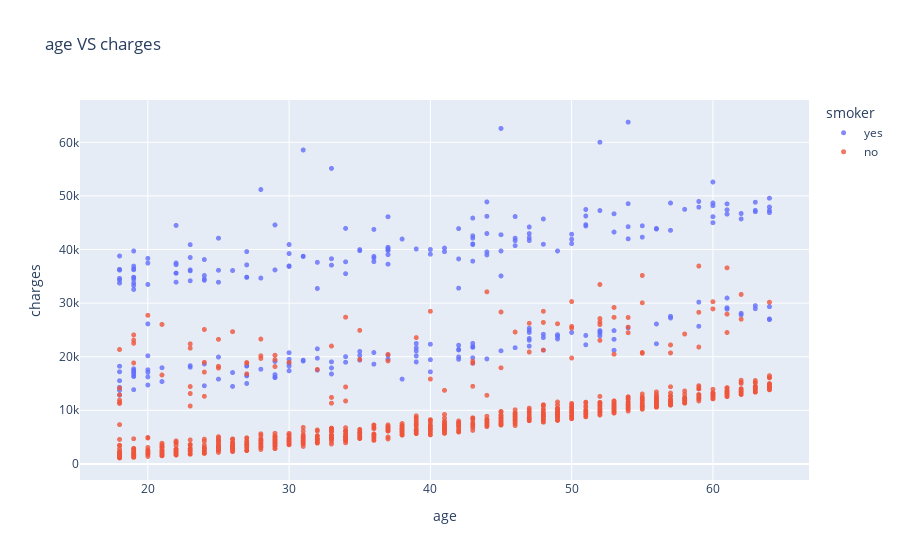

The code cell stored with this chart in its notebook:
### Code cell
fig = px.scatter(df,
                 x='age',
                 y= 'charges',
                 color= 'smoker',
                 opacity =0.8,
                  hover_data = ['sex'],
                 title= 'age VS charges')
fig.update_traces(marker_size=5)
fig.show()

### Figure 1 — Plotly figure (JSON) as saved in the notebook; plotly's stock layout.template omitted (floating-point values rounded to 4 significant figures; data arrays with more than 128 entries replaced by an {"elided": "..."} marker saying what was removed)
{"data": [{"customdata": {"elided": "274x1 str values"}, "hovertemplate": "smoker=yes<br>age=%{x}<br>charges=%{y}<br>sex=%{customdata[0]}<extra></extra>", "legendgroup": "yes", "marker": {"color": "#636efa", "opacity": 0.8, "size": 5, "symbol": "circle"}, "mode": "markers", "name": "yes", "showlegend": true, "type": "scattergl", "visible": true, "x": {"elided": "274 int values"}, "xaxis": "x", "y": {"elided": "274 float values"}, "yaxis": "y"}, {"customdata": {"elided": "1064x1 str values"}, "hovertemplate": "smoker=no<br>age=%{x}<br>charges=%{y}<br>sex=%{customdata[0]}<extra></extra>", "legendgroup": "no", "marker": {"color": "#EF553B", "opacity": 0.8, "size": 5, "symbol": "circle"}, "mode": "markers", "name": "no", "showlegend": true, "type": "scattergl", "visible": true, "x": {"elided": "1064 int values"}, "xaxis": "x", "y": {"elided": "1064 float values"}, "yaxis": "y"}], "layout": {"autosize": true, "legend": {"title": {"text": "smoker"}, "tracegroupgap": 0}, "title": {"text": "age VS charges"}, "xaxis": {"anchor": "y", "autorange": true, "domain": [0, 1], "range": [15.28, 66.72], "title": {"text": "age"}, "type": "linear"}, "yaxis": {"anchor": "x", "autorange": true, "domain": [0, 1], "range": [-3755.0, 68650.0], "title": {"text": "charges"}, "type": "linear"}}}
